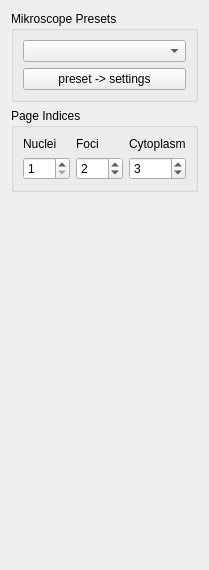
         <widget class="QWidget" name="tab_InputDefinition">
          <attribute name="title">
           <string>Input</string>
          </attribute>
          <layout class="QGridLayout" name="gridLayout_35">
           <item row="0" column="0">
            <widget class="QGroupBox" name="groupBox_MikroPreset">
             <property name="title">
              <string>Mikroscope Presets</string>
             </property>
             <layout class="QGridLayout" name="gridLayout_34">
              <item row="0" column="0">
               <widget class="QComboBox" name="comboBox_Preset"/>
              </item>
              <item row="1" column="0">
               <widget class="QPushButton" name="pushButton_PresetActivate">
                <property name="text">
                 <string>preset -&gt; settings</string>
                </property>
               </widget>
              </item>
             </layout>
            </widget>
           </item>
           <item row="1" column="0">
            <widget class="QGroupBox" name="groupBox_PageIndex">
             <property name="title">
              <string>Page Indices</string>
             </property>
             <layout class="QGridLayout" name="gridLayout_36">
              <item row="0" column="0">
               <widget class="QLabel" name="label_37">
                <property name="sizePolicy">
                 <sizepolicy hsizetype="Preferred" vsizetype="Preferred">
                  <horstretch>0</horstretch>
                  <verstretch>0</verstretch>
                 </sizepolicy>
                </property>
                <property name="text">
                 <string>Nuclei</string>
                </property>
               </widget>
              </item>
              <item row="0" column="1">
               <widget class="QLabel" name="label_38">
                <property name="sizePolicy">
                 <sizepolicy hsizetype="Preferred" vsizetype="Preferred">
                  <horstretch>0</horstretch>
                  <verstretch>0</verstretch>
                 </sizepolicy>
                </property>
                <property name="text">
                 <string>Foci</string>
                </property>
               </widget>
              </item>
              <item row="0" column="2">
               <widget class="QLabel" name="label_39">
                <property name="sizePolicy">
                 <sizepolicy hsizetype="Preferred" vsizetype="Preferred">
                  <horstretch>0</horstretch>
                  <verstretch>0</verstretch>
                 </sizepolicy>
                </property>
                <property name="text">
                 <string>Cytoplasm</string>
                </property>
               </widget>
              </item>
              <item row="1" column="0">
               <widget class="QSpinBox" name="spinBox_IndexNuclei">
                <property name="sizePolicy">
                 <sizepolicy hsizetype="Preferred" vsizetype="Fixed">
                  <horstretch>0</horstretch>
                  <verstretch>0</verstretch>
                 </sizepolicy>
                </property>
                <property name="minimum">
                 <number>1</number>
                </property>
                <property name="maximum">
                 <number>999</number>
                </property>
               </widget>
              </item>
              <item row="1" column="1">
               <widget class="QSpinBox" name="spinBox_IndexFoci">
                <property name="sizePolicy">
                 <sizepolicy hsizetype="Preferred" vsizetype="Fixed">
                  <horstretch>0</horstretch>
                  <verstretch>0</verstretch>
                 </sizepolicy>
                </property>
                <property name="minimum">
                 <number>1</number>
                </property>
                <property name="maximum">
                 <number>999</number>
                </property>
                <property name="value">
                 <number>2</number>
                </property>
               </widget>
              </item>
              <item row="1" column="2">
               <widget class="QSpinBox" name="spinBox_IndexCytoplasm">
                <property name="sizePolicy">
                 <sizepolicy hsizetype="Preferred" vsizetype="Fixed">
                  <horstretch>0</horstretch>
                  <verstretch>0</verstretch>
                 </sizepolicy>
                </property>
                <property name="minimum">
                 <number>1</number>
                </property>
                <property name="maximum">
                 <number>999</number>
                </property>
                <property name="value">
                 <number>3</number>
                </property>
               </widget>
              </item>
             </layout>
            </widget>
           </item>
           <item row="2" column="0">
            <spacer name="verticalSpacer">
             <property name="orientation">
              <enum>Qt::Vertical</enum>
             </property>
             <property name="sizeHint" stdset="0">
              <size>
               <width>20</width>
               <height>367</height>
              </size>
             </property>
            </spacer>
           </item>
          </layout>
         </widget>
